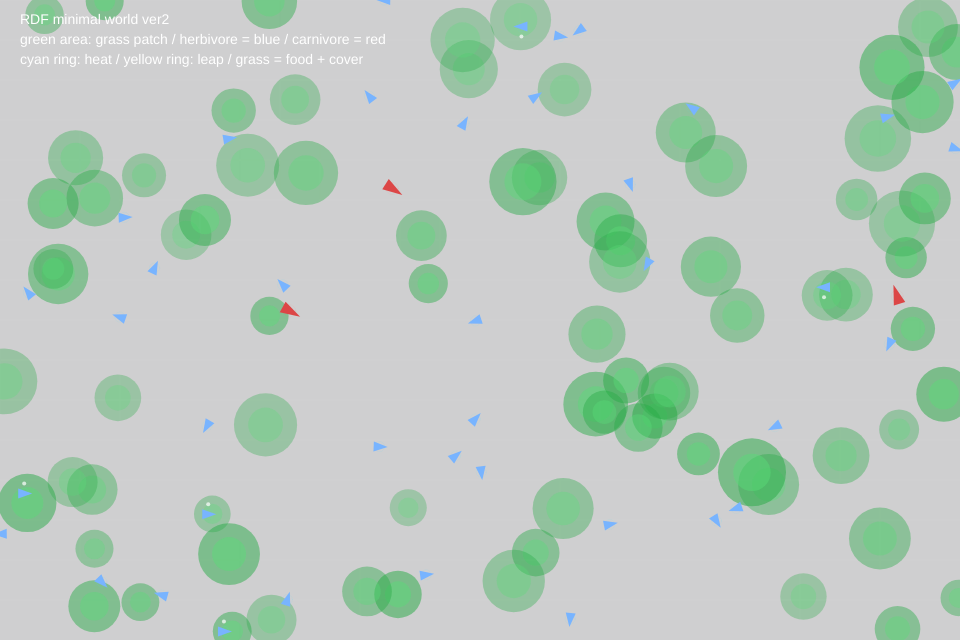
Frame 1 (no input)
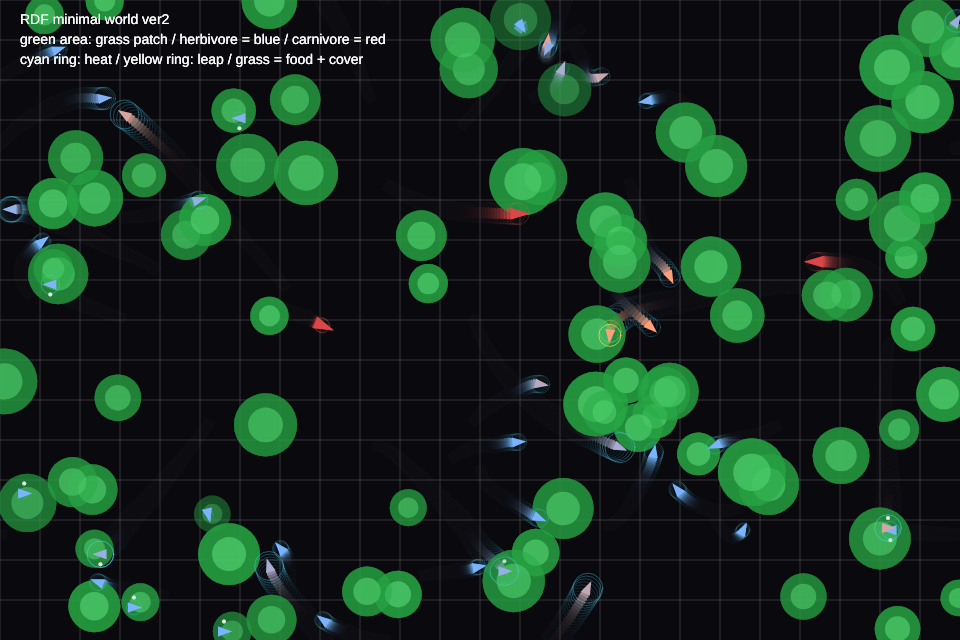
Frame 60 (no input)
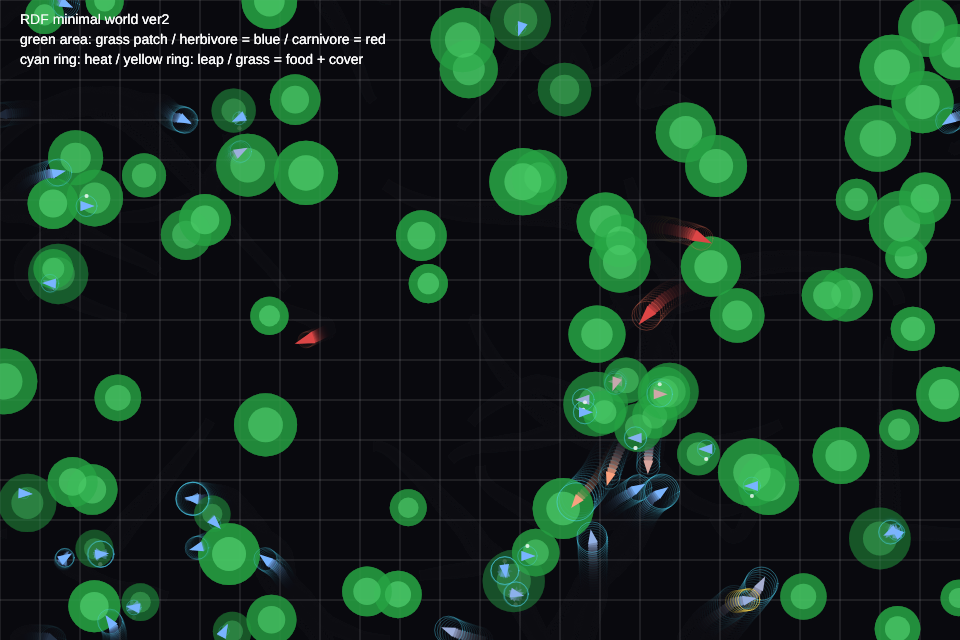
Frame 120 (the mouse pressed at the canvas centre since frame 60)

The p5.js sketch that drew these frames (run headless with seeded random() and noise() and a simulated clock; from frame 60 on, the mouse is pressed at the canvas centre):

// p5.js sketch
// ── sketch.js
/*
RDF minimal world ver2

変更点:
- 草が「食料 + 隠れ場」の複合誘導源に変更
- 捕食者は捕食中に停止
- 捕食者が草を待ち伏せ隠れ場として利用
- 覚醒 / ノルアドレナリンによって、同じ草の意味が変わる

メモ:
- これはゲームAIというよりRDFの最小デモ実装
- オブジェクトを直接追うのではなく、勾配の力学結果として流動する
*/

let herbivores = [];
let carnivores = [];
let grassPatches = [];

const NUM_HERBIVORES = 40;
const NUM_CARNIVORES = 3;
const NUM_GRASS = 80;

function setup() {
  createCanvas(960, 640);

  for (let i = 0; i < NUM_GRASS; i++) {
    grassPatches.push(new GrassPatch(random(width), random(height)));
  }

  for (let i = 0; i < NUM_HERBIVORES; i++) {
    herbivores.push(new Herbivore(random(width), random(height)));
  }

  for (let i = 0; i < NUM_CARNIVORES; i++) {
    carnivores.push(new Carnivore(random(width), random(height)));
  }
}

function draw() {
  background(12, 14, 18, 50);
  drawGrid();

  for (const g of grassPatches) {
    g.update();
    g.show();
  }

  for (const c of carnivores) {
    c.update();
    c.show();
  }

  for (const h of herbivores) {
    h.update();
    h.show();
  }

  drawUI();
}

function drawGrid() {
  stroke(255, 255, 255, 10);
  strokeWeight(1);
  for (let x = 0; x < width; x += 40) line(x, 0, x, height);
  for (let y = 0; y < height; y += 40) line(0, y, width, y);
}

function drawUI() {
  noStroke();
  fill(255);
  textSize(14);
  text('RDF minimal world ver2', 20, 24);
  text('green area: grass patch / herbivore = blue / carnivore = red', 20, 44);
  text('cyan ring: heat / yellow ring: leap / grass = food + cover', 20, 64);
}

class GrassPatch {
  constructor(x, y) {
    this.pos = createVector(x, y);
    this.radius = random(18, 34);
    this.nutrition = random(0.45, 1.0);
    this.cover = random(0.25, 1.0);
    this.growRate = random(0.0008, 0.0022);
  }

  update() {
    this.nutrition = min(1.0, this.nutrition + this.growRate);
  }

  consume(amount) {
    const eaten = min(this.nutrition, amount);
    this.nutrition -= eaten;
    return eaten;
  }

  show() {
    noStroke();
    const alpha = map(this.nutrition, 0, 1, 30, 130);
    fill(40, 170, 70, alpha);
    circle(this.pos.x, this.pos.y, this.radius * 2);

    fill(90, 220, 120, alpha * 0.9);
    circle(this.pos.x, this.pos.y, this.radius * 1.1);
  }
}

class Herbivore {
  constructor(x, y) {
    this.pos = createVector(x, y);
    this.vel = p5.Vector.random2D().mult(random(0.6, 1.4));
    this.acc = createVector(0, 0);

    this.M = random(0.90, 0.965);
    this.H = 0;
    this.theta = random(2.0, 3.2);

    this.hunger = random(0.15, 0.7);
    this.fear = 0;
    this.norad = 0;

    this.wFood = random(0.7, 1.25);
    this.wPred = random(1.0, 1.8);
    this.wCover = random(0.5, 1.1);

    this.isEating = false;
    this.eatTimer = 0;
    this.targetGrass = null;
    this.cooldown = 0;
    this.justLeaped = 0;
  }

  update() {
    this.acc.mult(0);

    this.hunger = constrain(this.hunger + 0.0018, 0, 1);
    this.fear *= 0.94;
    this.norad = constrain(this.norad * 0.92 + this.fear * 0.15, 0, 1);

    if (this.cooldown > 0) this.cooldown--;
    if (this.justLeaped > 0) this.justLeaped--;

    if (this.isEating) {
      this.updateEating();
      this.wrap();
      return;
    }

    const sensed = this.senseWorld();
    const inertialFlow = this.vel.copy().mult(this.M);

    let totalForce = createVector(0, 0);
    totalForce.add(sensed.food.copy().mult(this.wFood));
    totalForce.add(sensed.cover.copy().mult(this.wCover));
    totalForce.add(sensed.pred.copy().mult(this.wPred));

    const error = p5.Vector.sub(totalForce, inertialFlow).mag();
    this.H += error * 0.014;
    this.H *= 0.992;

    const noise = p5.Vector.random2D().mult(this.H * 0.12);
    totalForce.add(noise);

    if (this.H > this.theta && this.cooldown === 0) {
      this.leap();
    }

    this.acc.add(totalForce);
    this.vel.add(this.acc);

    const maxSpeed = map(this.norad, 0, 1, 2.0, 4.3);
    this.vel.limit(maxSpeed);
    this.pos.add(this.vel);
    this.wrap();

    if (this.targetGrass) {
      const d = p5.Vector.dist(this.pos, this.targetGrass.pos);
      if (d < this.targetGrass.radius * 0.45 && this.targetGrass.nutrition > 0.08) {
        this.isEating = true;
        this.eatTimer = int(random(24, 44));
        this.vel.mult(0);
      }
    }
  }

  updateEating() {
    this.vel.mult(0.6);
    if (this.vel.mag() < 0.03) this.vel.mult(0);

    if (this.targetGrass) {
      const eaten = this.targetGrass.consume(0.012);
      this.hunger = max(0, this.hunger - eaten * 0.9);
    }

    const nearestPred = this.nearestPredatorDistance();
    if (nearestPred < 80) {
      this.isEating = false;
      this.fear = min(1, this.fear + 0.45);
      return;
    }

    this.eatTimer--;
    if (this.eatTimer <= 0 || !this.targetGrass || this.targetGrass.nutrition <= 0.03) {
      this.isEating = false;
    }
  }

  senseWorld() {
    let foodForce = createVector(0, 0);
    let coverForce = createVector(0, 0);
    let predForce = createVector(0, 0);

    let bestFoodScore = -Infinity;
    this.targetGrass = null;

    for (const g of grassPatches) {
      const toGrass = p5.Vector.sub(g.pos, this.pos);
      const d = max(toGrass.mag(), 1);
      const dir = toGrass.copy().normalize();

      const foodWeight = this.hunger * (1.0 - this.norad);
      const coverWeight = this.norad * 1.4 + this.fear * 0.9;

      const foodStrength = (g.nutrition * foodWeight) / d;
      const coverStrength = (g.cover * coverWeight) / d;

      if (d < 220) foodForce.add(dir.copy().mult(foodStrength));
      if (d < 180) coverForce.add(dir.copy().mult(coverStrength));

      const score = foodStrength * 1.3 + coverStrength;
      if (score > bestFoodScore) {
        bestFoodScore = score;
        this.targetGrass = g;
      }
    }

    for (const c of carnivores) {
      const away = p5.Vector.sub(this.pos, c.pos);
      const d = away.mag();
      if (d < 180) {
        away.normalize();
        const strength = map(d, 0, 180, 2.8, 0, true);
        predForce.add(away.mult(strength));
        this.fear = min(1, this.fear + 0.08);
      }
    }

    return { food: foodForce, cover: coverForce, pred: predForce };
  }

  nearestPredatorDistance() {
    let best = Infinity;
    for (const c of carnivores) {
      best = min(best, p5.Vector.dist(this.pos, c.pos));
    }
    return best;
  }

  leap() {
    this.wFood = constrain(this.wFood + random(-0.25, 0.35), 0.25, 1.8);
    this.wPred = constrain(this.wPred + random(-0.2, 0.3), 0.7, 2.4);
    this.wCover = constrain(this.wCover + random(-0.2, 0.35), 0.2, 1.8);
    this.theta = constrain(this.theta + random(-0.2, 0.2), 1.6, 4.0);

    this.vel.rotate(random(-PI / 2, PI / 2));
    this.H *= 0.28;
    this.cooldown = 50;
    this.justLeaped = 18;
  }

  wrap() {
    if (this.pos.x < 0) this.pos.x = width;
    if (this.pos.x > width) this.pos.x = 0;
    if (this.pos.y < 0) this.pos.y = height;
    if (this.pos.y > height) this.pos.y = 0;
  }

  show() {
    push();
    translate(this.pos.x, this.pos.y);

    noFill();
    stroke(80, 220, 255, map(this.H, 0, 4, 20, 180, true));
    circle(0, 0, 10 + this.H * 10);

    if (this.justLeaped > 0) {
      stroke(255, 220, 80, 180);
      circle(0, 0, 22);
    }

    noStroke();
    const bodyColor = lerpColor(color(120, 180, 255), color(255, 160, 120), this.norad);
    fill(bodyColor);
    rotate(this.vel.heading());
    triangle(8, 0, -6, -5, -6, 5);

    if (this.isEating) {
      fill(255, 255, 255, 180);
      circle(0, -10, 4);
    }

    pop();
  }
}

class Carnivore {
  constructor(x, y) {
    this.pos = createVector(x, y);
    this.vel = p5.Vector.random2D().mult(random(1.0, 1.6));
    this.acc = createVector(0, 0);

    this.M = random(0.91, 0.97);
    this.H = 0;
    this.theta = random(2.0, 3.0);

    this.hunger = random(0.2, 0.8);
    this.focus = random(0.2, 0.7);

    this.wPrey = random(0.8, 1.4);
    this.wCover = random(0.4, 1.0);

    this.cooldown = 0;
    this.justLeaped = 0;
    this.targetPrey = null;
  }

  update() {
    this.acc.mult(0);
    this.hunger = constrain(this.hunger + 0.0012, 0, 1);
    this.focus *= 0.992;

    if (this.cooldown > 0) this.cooldown--;
    if (this.justLeaped > 0) this.justLeaped--;

    const sensed = this.senseWorld();
    const inertialFlow = this.vel.copy().mult(this.M);

    let totalForce = createVector(0, 0);
    totalForce.add(sensed.prey.copy().mult(this.wPrey));
    totalForce.add(sensed.cover.copy().mult(this.wCover));

    const error = p5.Vector.sub(totalForce, inertialFlow).mag();
    this.H += error * 0.012;
    this.H *= 0.993;

    totalForce.add(p5.Vector.random2D().mult(this.H * 0.08));

    if (this.H > this.theta && this.cooldown === 0) {
      this.leap();
    }

    this.acc.add(totalForce);
    this.vel.add(this.acc);
    this.vel.limit(3.0 + this.focus * 1.8);
    this.pos.add(this.vel);
    this.wrap();

    this.tryCatch();
  }

  senseWorld() {
    let preyForce = createVector(0, 0);
    let coverForce = createVector(0, 0);

    let bestScore = -Infinity;
    this.targetPrey = null;

    for (const h of herbivores) {
      const toPrey = p5.Vector.sub(h.pos, this.pos);
      const d = max(toPrey.mag(), 1);
      if (d < 260) {
        const dir = toPrey.copy().normalize();
        const preyStrength = (this.hunger * 1.8 + 0.3) / d;
        preyForce.add(dir.mult(preyStrength));

        if (preyStrength > bestScore) {
          bestScore = preyStrength;
          this.targetPrey = h;
        }
      }
    }

    for (const g of grassPatches) {
      const toGrass = p5.Vector.sub(g.pos, this.pos);
      const d = max(toGrass.mag(), 1);
      if (d < 180) {
        const dir = toGrass.copy().normalize();
        const ambushWeight = this.hunger * 0.8 + this.focus * 0.7;
        const coverStrength = (g.cover * ambushWeight) / d;
        coverForce.add(dir.mult(coverStrength));
      }
    }

    return { prey: preyForce, cover: coverForce };
  }

  tryCatch() {
    for (const h of herbivores) {
      const d = p5.Vector.dist(this.pos, h.pos);
      if (d < 10) {
        h.pos = createVector(random(width), random(height));
        h.vel = p5.Vector.random2D().mult(random(0.6, 1.4));
        h.hunger = random(0.15, 0.5);
        h.fear = 0.8;
        h.norad = 1.0;
        h.isEating = false;

        this.hunger = max(0, this.hunger - 0.45);
        this.focus = min(1, this.focus + 0.3);
      }
    }
  }

  leap() {
    this.wPrey = constrain(this.wPrey + random(-0.2, 0.3), 0.3, 2.0);
    this.wCover = constrain(this.wCover + random(-0.2, 0.3), 0.1, 1.8);
    this.theta = constrain(this.theta + random(-0.2, 0.2), 1.6, 4.0);

    this.vel.rotate(random(-PI / 3, PI / 3));
    this.H *= 0.35;
    this.cooldown = 50;
    this.justLeaped = 18;
  }

  wrap() {
    if (this.pos.x < 0) this.pos.x = width;
    if (this.pos.x > width) this.pos.x = 0;
    if (this.pos.y < 0) this.pos.y = height;
    if (this.pos.y > height) this.pos.y = 0;
  }

  show() {
    push();
    translate(this.pos.x, this.pos.y);

    noFill();
    stroke(255, 120, 90, map(this.H, 0, 4, 18, 130, true));
    circle(0, 0, 12 + this.H * 8);

    if (this.justLeaped > 0) {
      stroke(255, 220, 80, 180);
      circle(0, 0, 24);
    }

    noStroke();
    fill(220, 70, 70);
    rotate(this.vel.heading());
    triangle(12, 0, -8, -6, -8, 6);

    pop();
  }
}
